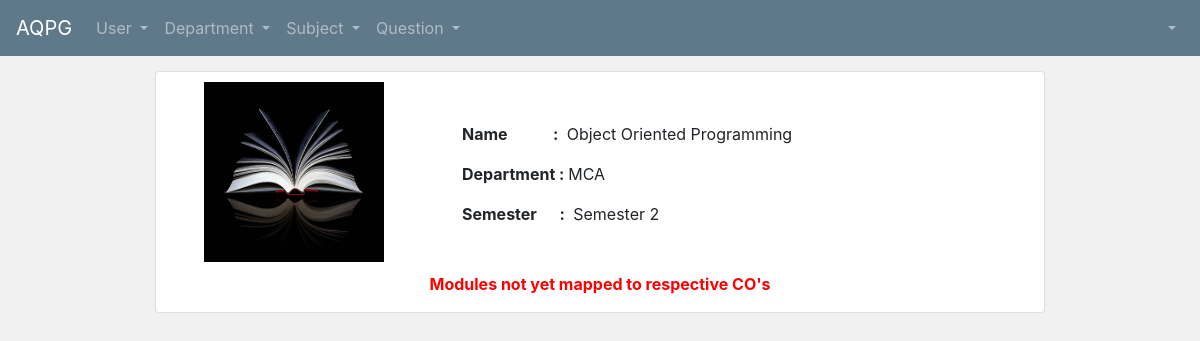
The page /qnppr/7/view-subject-details/ on the database its author committed.
### qnppr/models.py (models this page shows, shortened)
class Subject(models.Model):
    subcode = models.CharField(max_length=100)
    subname = models.CharField(max_length=100)
    dept = models.ForeignKey(Department, on_delete=models.CASCADE)
    sem = models.ForeignKey(Semester, on_delete=models.CASCADE)

class Semester(models.Model):
    sem_name = models.CharField(max_length=100)
    dept_id = models.ForeignKey(Department, on_delete=models.CASCADE)
    def __str__(self):
        return self.sem_name

### users/models.py (models this page shows)
class Department(models.Model):
    dept_name = models.CharField(max_length=100)
    dept_full_name = models.CharField(max_length=100)
    def __str__(self):
        return self.dept_name

### qnppr/views.py (the view)
# urls.py: path('<int:id>/view-subject-details/', subjectDetails, name="view_subject_detail"),
def subjectDetails(request, id):
    if request.method == 'GET':
        sub_obj = Subject.objects.get(id=id)
        cursor = connection.cursor()
        cursor.execute("""SELECT qm.module_name, qc.co_cd_name, qcm.co_desc
                            FROM qnppr_co_mapping qcm
                            LEFT OUTER JOIN qnppr_module qm ON qm.id = qcm.module_id
                            LEFT OUTER JOIN qnppr_co qc ON qc.id = qcm.co_id_id
                            WHERE qcm.sub_code_id = '%d'"""%(id))
        dict = {}
        dict = dictfetchall(cursor)
        print(dict)
        context = {
            'sub_obj': sub_obj,
            'co_obj': dict
        }
        return render(request, 'qnppr/subject_details.html', context)
    else:
        return render(request, 'qnppr/subject_details.html')

### qnppr/views.py (called while the page is built)
def dictfetchall(cursor):
    columns = [col[0] for col in cursor.description]
    return [
        dict(zip(columns, row))
        for row in cursor.fetchall()
    ]

### qnppr/templates/qnppr/subject_details.html (shortened to what this page needs)
{% extends 'users/base.html' %}
{% load crispy_forms_tags %}
{% block nav_bar_left_items %}
<ul class="navbar-nav mr-auto">
      <li class="nav-item dropdown">
        <a class="nav-link dropdown-toggle" href="#" id="navbarDropdown" role="button" data-toggle="dropdown" aria-haspopup="true" aria-expanded="false">
          User
        </a>
		</li>
      <li class="nav-item dropdown">
        <a class="nav-link dropdown-toggle" href="#" id="navbarDropdown" role="button" data-toggle="dropdown" aria-haspopup="true" aria-expanded="false">
          Department
        </a>
      </li>
      <li class="nav-item dropdown ">
        <a class="nav-link dropdown-toggle" href="#" id="navbarDropdown" role="button" data-toggle="dropdown" aria-haspopup="true" aria-expanded="false">
          Subject
        </a>
      </li>
      <li class="nav-item dropdown ">
        <a class="nav-link dropdown-toggle" href="#" id="navbarDropdown" role="button" data-toggle="dropdown" aria-haspopup="true" aria-expanded="false">
          Question
        </a>
      </li>
    </ul>
{% endblock %}
{% block nav_bar_right_items %}
<ul class="navbar-nav ml-auto" >
      <li class="nav-item dropdown">
        <a class="nav-link dropdown-toggle" href="#" id="navbarDropdown" role="button" data-toggle="dropdown" aria-haspopup="true" aria-expanded="false">
        </a>
      </li>
    </ul>
{% endblock %}
{% block main_divs %}
<div class="col-md-1"></div>
        <div class="col-md-10" style="margin-top: 10">
{% endblock %}
{% block content %}
<div class="container-fluid" style="margin-top: 5px">
  <div class="row">
      <div class="col-12">
     <div class="card">
            <div class="card-block">
			  <div class="row">
			  <div class="col-md-4 col-sm-4 text-center">
					<img style="margin-top: 10px; margin-bottom: 10px" src="/media/book_2.jpg" alt="" class="btn-md" height="180px" width="180px">
				</div>
				<div class="col-md-8 col-sm-8">
                    <p class="card-text" style="margin-top: 50px"><strong>Name &nbsp;&nbsp;&nbsp;&nbsp;&nbsp;&nbsp;&nbsp;&nbsp;&nbsp;&nbsp;&nbsp;:&nbsp;</strong> {{ sub_obj.subname }} </p>
					<p class="card-text" ><strong>Department : </strong> {{ sub_obj.dept }} </p>
                    <p class="card-text" ><strong>Semester &nbsp;&nbsp;&nbsp;&nbsp;&nbsp;:&nbsp;</strong> {{ sub_obj.sem }} </p>
				</div>
			  </div>
                    {% if co_obj %}
                        <table class="table">
  					    <thead>
    					    <tr>
      						    <th scope="col">Module</th>
      						    <th scope="col">Mapped CO</th>
      						    <th scope="col">CO Description</th>
    					    </tr>
  					    </thead>
  					    <tbody>
    					    {% for c in co_obj %}
                                <tr>
	                                <td>{{ c.module_name }}</td>
                                    <td>{{ c.co_cd_name }}</td>
                                    <td>{{ c.co_desc }}</td>
                                </tr>
                            {%endfor%}
                        </tbody>
				        </table>
                    {% else %}
                        <center><p style="color: red"><strong>Modules not yet mapped to respective CO's</strong></p></center>
                    {% endif %}
              </div>
          </div>
    </div>
  </div>
</div>
{% endblock %}

### rows shown on the page
Subject: subname "Object Oriented Programming", dept "MCA", sem "Semester 2"
